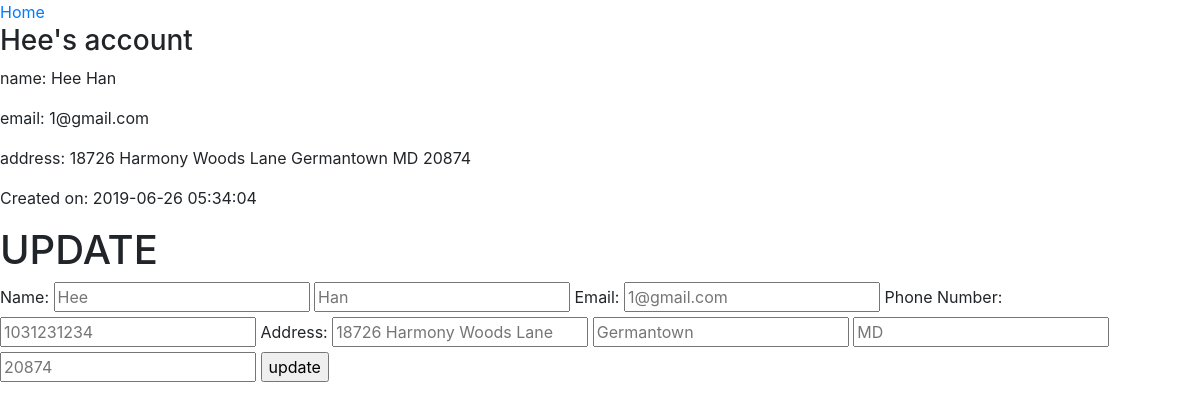
The app's page /users/account (signed in), older data.
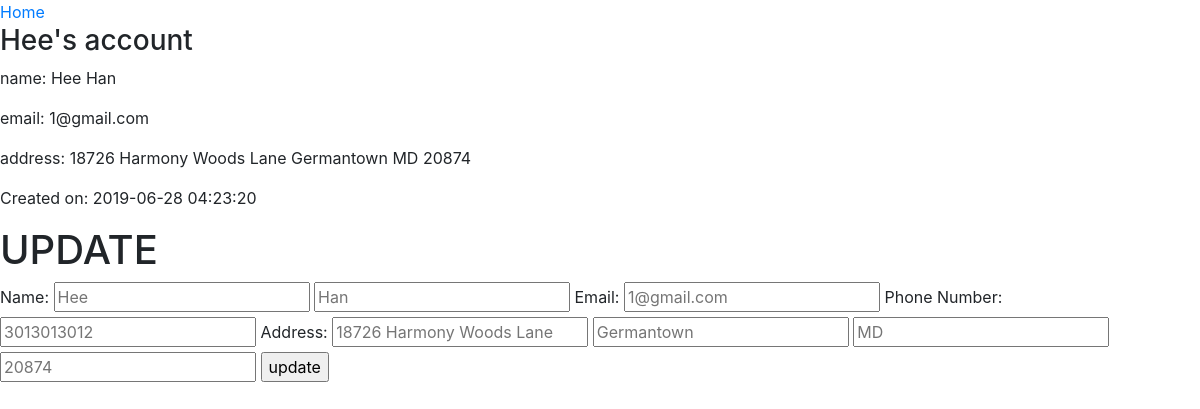
The same page, newer data.
### models.py (models this page shows, shortened)
class User(db.Model):
    __tablename__="users"
    id = db.Column(db.Integer, primary_key=True)
    first_name = db.Column(db.String(255), nullable=False)
    last_name = db.Column(db.String(255), nullable=False)
    email = db.Column(db.String(255), nullable=False)
    phone = db.Column(db.String(255), nullable=False)
    password = db.Column(db.String(255), nullable=False)
    created_at = db.Column(db.DateTime, server_default=func.now())
    updated_at = db.Column(db.DateTime, server_default=func.now(), onupdate=func.now())
    pizza_this_user_order = db.relationship('Order', secondary=user_order_table)

class Address(db.Model):
    __tablename__='addresses'
    id = db.Column(db.Integer, primary_key=True)
    street = db.Column(db.String(255))
    city = db.Column(db.String(255))
    state = db.Column(db.String(255))
    zip_code = db.Column(db.String(255))
    created_at = db.Column(db.DateTime, server_default=func.now())
    updated_at = db.Column(db.DateTime, server_default=func.now(), onupdate=func.now())
    user_id = db.Column(db.Integer, db.ForeignKey('users.id'))
    user = db.relationship('User', foreign_keys=[user_id], backref=db.backref('addresses', cascade='all'))

### controllers.py (the view)
def account():
    current_user = User.query.get(session['user_id'])
    user_address = current_user.addresses[0]
    print(user_address)
    return render_template('user_account.html', user = current_user, address = user_address)

### templates/user_account.html (shortened to what this page needs)
<!DOCTYPE html>
<html lang="en">
<head>
    <link rel="stylesheet" href="https://stackpath.bootstrapcdn.com/bootstrap/4.3.1/css/bootstrap.min.css">
</head>
<body class="pic">
    <div class="wrapper">
        <a href="{{ url_for('dashboard') }}">Home</a>
        <h3>{{ user.first_name }}'s account</h3>
        <div class="account_info">
            <p>name: {{ user.first_name }} {{ user.last_name }}</p>
            <p>email: {{ user.email }}</p>
            <p>address: {{ address.street }} {{ address.city }} {{ address.state }} {{ address.zip_code }} </p>
            <p>Created on: {{ user.created_at }}</p>
        </div>
        <h1>UPDATE</h1>
        <form action="{{ url_for('users:update') }}" method="post">
            <label for="first_name">Name:</label>
            <input type="text" name="first_name" id="" placeholder="{{ user.first_name }}">
            <input type="text" name="last_name" id="" placeholder="{{ user.last_name }}">
            <label for="email">Email:</label>
            <input type="text" name="email" id="" placeholder="{{ user.email }}">
            <label for="phone">Phone Number:</label>
            <input type="text" name="phone" id="" placeholder="{{ user.phone }}">
            <label for="first_name">Address:</label>
            <input type="text" name="street" id="" placeholder="{{ address.street }}">
            <input type="text" name="city" id="" placeholder="{{ address.city }}">
            <input type="text" name="state" id="" placeholder="{{ address.state }}">
            <input type="text" name="zip_code" id="" placeholder="{{ address.zip_code }}">
            <input type="submit" value="update">
        </form>
    </div>
</body>
</html>

Row changes from the older to the newer data that the page shows:
changed User "Hee": created_at "2019-06-26 05:34:04" → "2019-06-28 04:23:20"; phone "1031231234" → "3013013012"
